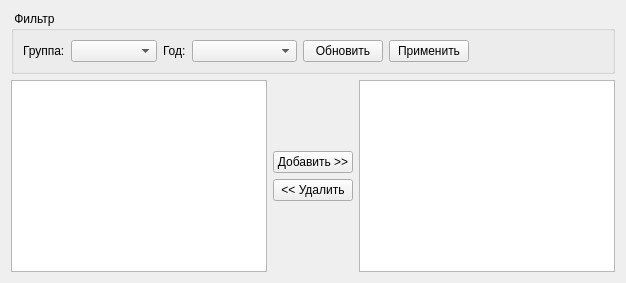
               <widget class="QWidget" name="tab_8">
                <attribute name="title">
                 <string>Студенты</string>
                </attribute>
                <layout class="QVBoxLayout" name="verticalLayout_8">
                 <item>
                  <widget class="QGroupBox" name="groupBox_11">
                   <property name="title">
                    <string> Фильтр </string>
                   </property>
                   <layout class="QHBoxLayout" name="horizontalLayout_22">
                    <item>
                     <layout class="QHBoxLayout" name="horizontalLayout_20">
                      <item>
                       <widget class="QLabel" name="label_18">
                        <property name="sizePolicy">
                         <sizepolicy hsizetype="Maximum" vsizetype="Preferred">
                          <horstretch>0</horstretch>
                          <verstretch>0</verstretch>
                         </sizepolicy>
                        </property>
                        <property name="text">
                         <string>Группа:</string>
                        </property>
                       </widget>
                      </item>
                      <item>
                       <widget class="QComboBox" name="groupFilterComboBox">
                        <property name="sizePolicy">
                         <sizepolicy hsizetype="Expanding" vsizetype="Fixed">
                          <horstretch>0</horstretch>
                          <verstretch>0</verstretch>
                         </sizepolicy>
                        </property>
                        <property name="maximumSize">
                         <size>
                          <width>120</width>
                          <height>16777215</height>
                         </size>
                        </property>
                       </widget>
                      </item>
                     </layout>
                    </item>
                    <item>
                     <layout class="QHBoxLayout" name="horizontalLayout_21">
                      <item>
                       <widget class="QLabel" name="label_19">
                        <property name="sizePolicy">
                         <sizepolicy hsizetype="Maximum" vsizetype="Preferred">
                          <horstretch>0</horstretch>
                          <verstretch>0</verstretch>
                         </sizepolicy>
                        </property>
                        <property name="text">
                         <string>Год:</string>
                        </property>
                       </widget>
                      </item>
                      <item>
                       <widget class="QComboBox" name="yearFilterComboBox">
                        <property name="sizePolicy">
                         <sizepolicy hsizetype="Expanding" vsizetype="Fixed">
                          <horstretch>0</horstretch>
                          <verstretch>0</verstretch>
                         </sizepolicy>
                        </property>
                        <property name="maximumSize">
                         <size>
                          <width>120</width>
                          <height>16777215</height>
                         </size>
                        </property>
                       </widget>
                      </item>
                     </layout>
                    </item>
                    <item>
                     <widget class="QPushButton" name="refreshFilterListsButton">
                      <property name="text">
                       <string>Обновить</string>
                      </property>
                     </widget>
                    </item>
                    <item>
                     <widget class="QPushButton" name="filterButton">
                      <property name="sizePolicy">
                       <sizepolicy hsizetype="Maximum" vsizetype="Fixed">
                        <horstretch>0</horstretch>
                        <verstretch>0</verstretch>
                       </sizepolicy>
                      </property>
                      <property name="text">
                       <string>Применить</string>
                      </property>
                     </widget>
                    </item>
                    <item>
                     <spacer name="horizontalSpacer_7">
                      <property name="orientation">
                       <enum>Qt::Horizontal</enum>
                      </property>
                      <property name="sizeType">
                       <enum>QSizePolicy::Expanding</enum>
                      </property>
                      <property name="sizeHint" stdset="0">
                       <size>
                        <width>40</width>
                        <height>20</height>
                       </size>
                      </property>
                     </spacer>
                    </item>
                   </layout>
                  </widget>
                 </item>
                 <item>
                  <layout class="QHBoxLayout" name="horizontalLayout_23">
                   <item>
                    <widget class="QTableView" name="fromExamStudentsTableView">
                     <property name="selectionMode">
                      <enum>QAbstractItemView::ExtendedSelection</enum>
                     </property>
                     <property name="selectionBehavior">
                      <enum>QAbstractItemView::SelectRows</enum>
                     </property>
                    </widget>
                   </item>
                   <item>
                    <layout class="QVBoxLayout" name="verticalLayout_5">
                     <item>
                      <spacer name="verticalSpacer">
                       <property name="orientation">
                        <enum>Qt::Vertical</enum>
                       </property>
                       <property name="sizeHint" stdset="0">
                        <size>
                         <width>20</width>
                         <height>40</height>
                        </size>
                       </property>
                      </spacer>
                     </item>
                     <item>
                      <widget class="QPushButton" name="addStudentToExamButton">
                       <property name="text">
                        <string>Добавить &gt;&gt;</string>
                       </property>
                      </widget>
                     </item>
                     <item>
                      <widget class="QPushButton" name="deleteStudentFromExamButton">
                       <property name="text">
                        <string>&lt;&lt; Удалить</string>
                       </property>
                      </widget>
                     </item>
                     <item>
                      <spacer name="verticalSpacer_2">
                       <property name="orientation">
                        <enum>Qt::Vertical</enum>
                       </property>
                       <property name="sizeHint" stdset="0">
                        <size>
                         <width>20</width>
                         <height>40</height>
                        </size>
                       </property>
                      </spacer>
                     </item>
                    </layout>
                   </item>
                   <item>
                    <widget class="QTableView" name="toExamStudentsTableView"/>
                   </item>
                  </layout>
                 </item>
                </layout>
               </widget>
